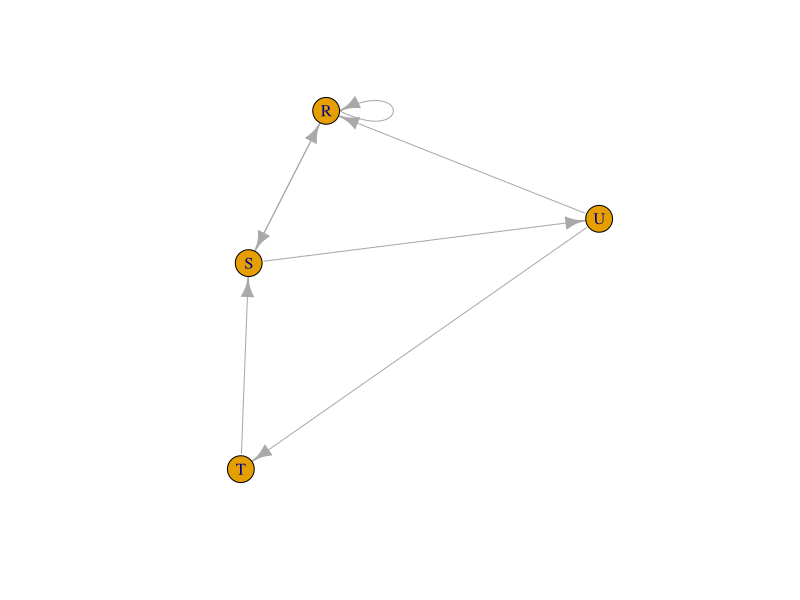
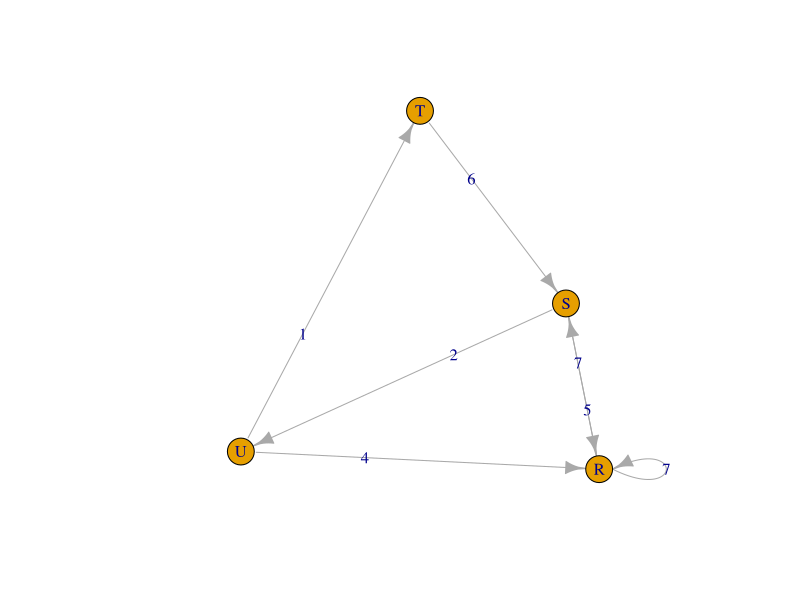
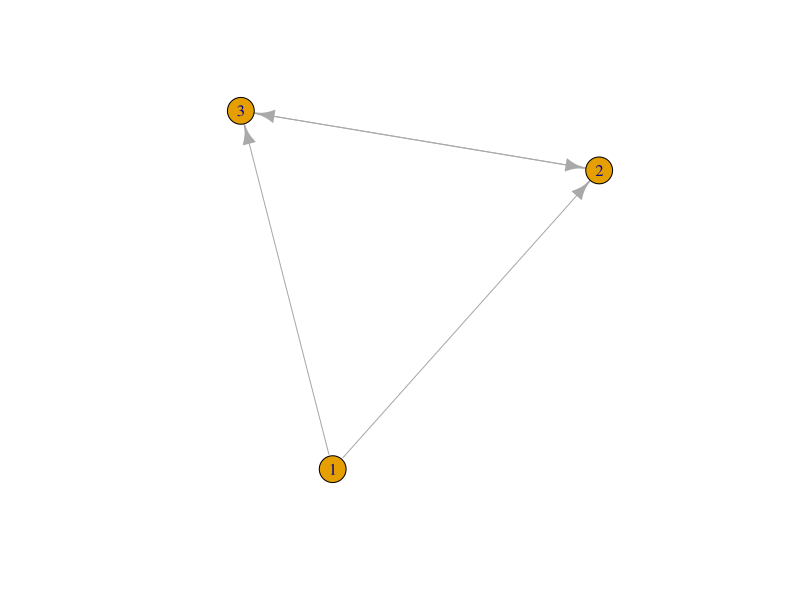
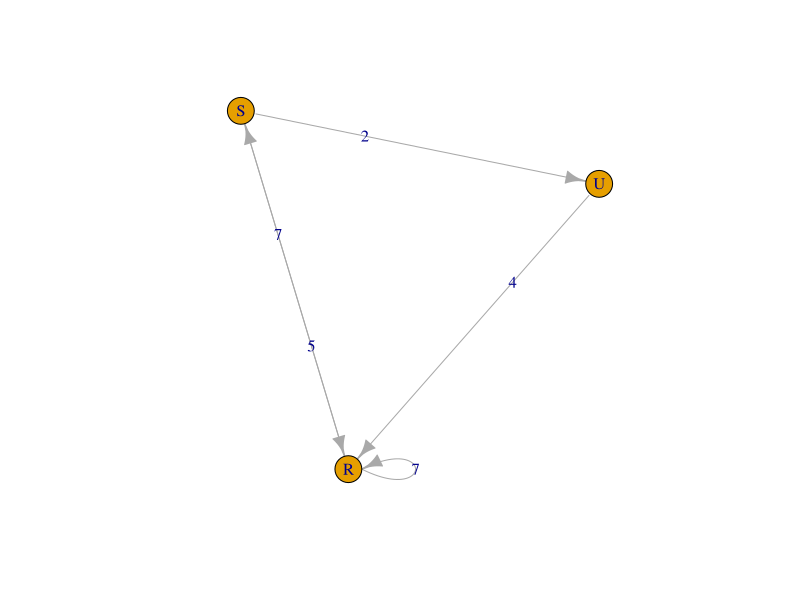

Reproduce these figures in R, in order.
#Practical 4: Aim: For a given network find the following:
# (i) Length of the shortest path from a given node to another node.
library(igraph)
matt <- as.matrix(read.table(text= "
node R S T U
R 7 5 0 0
S 7 0 0 2
T 0 6 0 0
U 4 0 1 0", header=T))
nms <- matt[,1 ]
matt <- matt[, -1]
colnames(matt) <- rownames(matt) <- nms
matt[is.na(matt)] <- 0
g <- graph.adjacency(matt, weighted=TRUE)
plot(g)

## Shortest Path
s.paths <- shortest.paths(g, algorithm = "dijkstra")
print(s.paths)
shortest.paths(g, v="R", to="S")
plot(g, edge.label=E(g)$weight)

# (ii) The density of the graph
## The density of a graph is the ratio of the number of edges and the number of possible edges.
library(igraph)
dg <- graph.formula(1-+2, 1-+3, 2++3)
plot(dg)
## Considering Loops
graph.density(dg, loops=TRUE)
## With out considering loops
graph.density(simplify(dg), loops=FALSE)

# (iii) Draw egocentric network of node R with chosen configuration parameters.
# install.packages('ergm.ego')
ego_net <- make_ego_graph(g, order=1, nodes="R")[[1]]
# Plot the egocentric network for node R with custom parameters
plot(ego_net, edge.label=E(ego_net)$weight)
